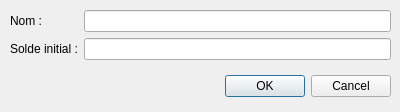
<?xml version="1.0" encoding="UTF-8"?>
<ui version="4.0">
 <class>NewAccountDialog</class>
 <widget class="QDialog" name="NewAccountDialog">
  <property name="geometry">
   <rect>
    <x>0</x>
    <y>0</y>
    <width>400</width>
    <height>112</height>
   </rect>
  </property>
  <property name="windowTitle">
   <string>Dialog</string>
  </property>
  <widget class="QDialogButtonBox" name="buttonBox">
   <property name="geometry">
    <rect>
     <x>50</x>
     <y>70</y>
     <width>341</width>
     <height>32</height>
    </rect>
   </property>
   <property name="orientation">
    <enum>Qt::Horizontal</enum>
   </property>
   <property name="standardButtons">
    <set>QDialogButtonBox::Cancel|QDialogButtonBox::Ok</set>
   </property>
  </widget>
  <widget class="QWidget" name="formLayoutWidget">
   <property name="geometry">
    <rect>
     <x>10</x>
     <y>10</y>
     <width>381</width>
     <height>51</height>
    </rect>
   </property>
   <layout class="QFormLayout" name="formLayout">
    <item row="0" column="0">
     <widget class="QLabel" name="label">
      <property name="text">
       <string>Nom :</string>
      </property>
     </widget>
    </item>
    <item row="0" column="1">
     <widget class="QLineEdit" name="qleTitle"/>
    </item>
    <item row="1" column="0">
     <widget class="QLabel" name="label_2">
      <property name="text">
       <string>Solde initial :</string>
      </property>
     </widget>
    </item>
    <item row="1" column="1">
     <widget class="QLineEdit" name="qleBalance"/>
    </item>
   </layout>
  </widget>
 </widget>
 <resources/>
 <connections>
  <connection>
   <sender>buttonBox</sender>
   <signal>accepted()</signal>
   <receiver>NewAccountDialog</receiver>
   <slot>accept()</slot>
   <hints>
    <hint type="sourcelabel">
     <x>248</x>
     <y>254</y>
    </hint>
    <hint type="destinationlabel">
     <x>157</x>
     <y>274</y>
    </hint>
   </hints>
  </connection>
  <connection>
   <sender>buttonBox</sender>
   <signal>rejected()</signal>
   <receiver>NewAccountDialog</receiver>
   <slot>reject()</slot>
   <hints>
    <hint type="sourcelabel">
     <x>316</x>
     <y>260</y>
    </hint>
    <hint type="destinationlabel">
     <x>286</x>
     <y>274</y>
    </hint>
   </hints>
  </connection>
 </connections>
</ui>
